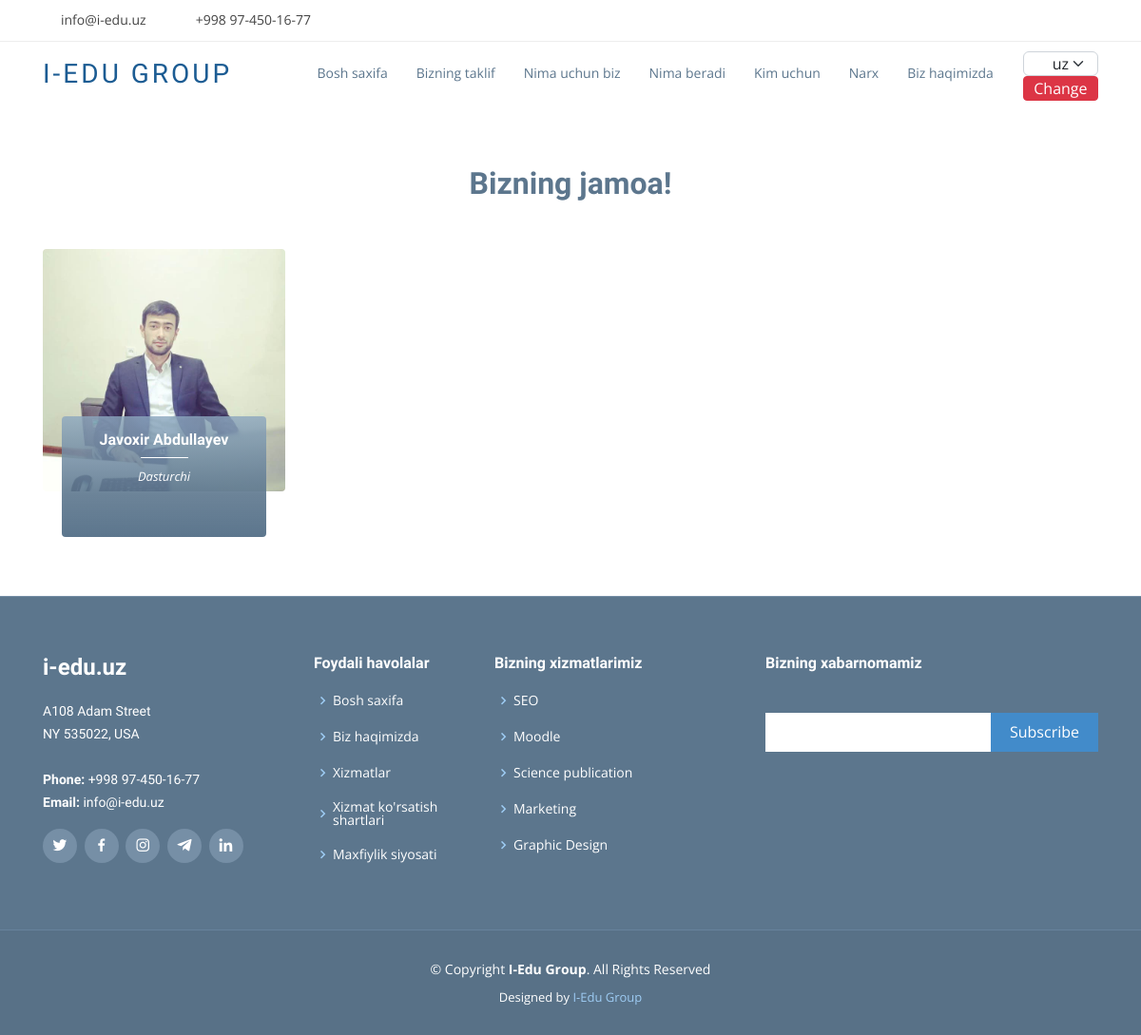
Page /team/ on the committed database.
### Team/models.py (models this page shows, shortened)
class Worker(models.Model):
    id = models.AutoField
    position = models.ForeignKey(TeamCategory, on_delete=models.CASCADE)
    name = models.CharField(max_length=50)
    surname = models.CharField(max_length=50)
    image = models.ImageField(upload_to='img/')
    desc = RichTextField()
    email=models.EmailField(max_length=200)
    twitter = models.URLField(max_length=250,null=True)
    instagram = models.URLField(max_length=250,null=True)
    facebook = models.URLField(max_length=250,null=True)
    linkedin = models.URLField(max_length=250,null=True)
    telegram = models.URLField(max_length=250,null=True)
    profile = models.ForeignKey(
        settings.AUTH_USER_MODEL, on_delete=models.CASCADE)
    add_time = models.DateTimeField(auto_now_add=True)
    slug = AutoSlugField(populate_from='name')
    class Meta:
        verbose_name_plural = 'Ishchilar'

class TeamCategory(models.Model):
    title = models.CharField(max_length=50)
    desc = RichTextField()
    slug = AutoSlugField(populate_from='title')
    add_time = models.DateTimeField(auto_now_add=True)
    seo_desc =  models.TextField(default='desc', max_length=50)
    tags = TaggableManager()
    seo_keywords = models.TextField(default=tags)
    class Meta:
        verbose_name_plural = 'Lavozimlar'
    def __str__(self):
        return self.title

### Page/views.py (the view)
# urls.py: path("team/", Team.as_view(), name="team"),
class Team(ListView):  # Team page
    model = Worker
    context_object_name = 'Team'
    template_name = 'team.html'

### templates/team.html (shortened to what this page needs)
{% extends 'base.html' %} {% load static %} {% load i18n %}
{% block content %}
<section id="team" class="team">
  <div class="container">
    <div class="section-title">
      <h2>{% trans "Bizning jamoa!" %}</h2>
    </div>
    <div class="row">
      {% for i in Team %}
      <div class="col-xl-3 col-lg-4 col-md-6" data-aos="fade-up">
        <div class="member">
          <div class="pic">
            {% if i.image %}
            <img
              src="{{ i.image.url }}"
              class="img-fluid"
              data-src="{{ i.image_image.url }}"
              alt="{{i.name}} {{i.surname}}"
            />
            {% endif %}
          </div>
          <div class="member-info">
            <h4>{{i.name}} {{i.surname}}</h4>
            <span>{{i.position}}</span>
            <div class="social">
              <a href="{{i.twitter}}"><i class="icofont-twitter"></i></a>
              <a href="{{i.facebook}}"><i class="icofont-facebook"></i></a>
              <a href="{{i.instagram}}"><i class="icofont-instagram"></i></a>
              <a href="{{i.linkedin}}"><i class="icofont-linkedin"></i></a>
              <a href="{{i.telegram}}"><i class="icofont-telegram"></i></a>
            </div>
          </div>
        </div>
      </div>
      {% endfor %}
    </div>
  </div>
</section>
{% endblock content %}

### static/assets/css/style.css (style rules this page uses)
body { font-family: "Open Sans", sans-serif; color: #444; }
a { color: #428bca; }
h1, h2, h3, h4, h5, h6, .font-primary { font-family: "Raleway", sans-serif; }
section { padding: 60px 0; }
.section-title { text-align: center; padding-bottom: 30px; }
.section-title h2 { font-size: 32px; font-weight: 600; margin-bottom: 20px; padding-bottom: 0; color: #5c768d; }
.team { background: #fff; padding: 60px 0 30px 0; }
.team .member { text-align: center; margin-bottom: 80px; position: relative; }
.team .member .pic { border-radius: 4px; overflow: hidden; }
.team .member img { transition: all ease-in-out 0.4s; }
.team .member .member-info { position: absolute; bottom: -48px; left: 20px; right: 20px; background: linear-gradient(360deg, #5c768d 0%, rgba(92, 118, 141, 0.9) 35%, rgba(140, 167, 191, 0.8) 100%); padding: 15px 0; border-radius: 4px; }
.team .member h4 { font-weight: 700; margin-bottom: 10px; font-size: 16px; color: #fff; position: relative; padding-bottom: 10px; }
.team .member h4::after { content: ''; position: absolute; display: block; width: 50px; height: 1px; background: #fff; bottom: 0; left: calc(50% - 25px); }
.team .member span { font-style: italic; display: block; font-size: 13px; color: #fff; }
.team .member .social { margin-top: 15px; }
.team .member .social a { transition: color 0.3s; color: #fff; }
.team .member .social i { font-size: 16px; margin: 0 2px; }

### rows in the picture
Worker: image (picture), name "Javoxir", surname "Abdullayev", position "Dasturchi"

### other values in the picture
form field language "uz"
